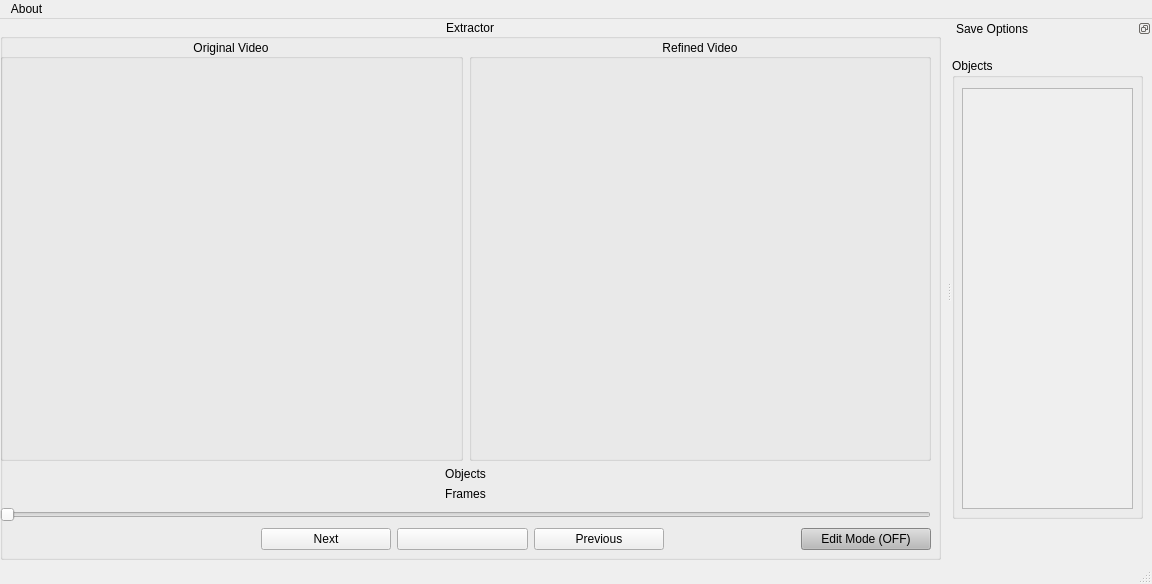
<?xml version="1.0" encoding="UTF-8"?>
<ui version="4.0">
 <class>MainWindow</class>
 <widget class="QMainWindow" name="MainWindow">
  <property name="geometry">
   <rect>
    <x>0</x>
    <y>0</y>
    <width>1152</width>
    <height>584</height>
   </rect>
  </property>
  <property name="windowTitle">
   <string>MainWindow</string>
  </property>
  <widget class="QWidget" name="centralwidget">
   <widget class="QWidget" name="horizontalLayoutWidget">
    <property name="geometry">
     <rect>
      <x>0</x>
      <y>0</y>
      <width>941</width>
      <height>541</height>
     </rect>
    </property>
    <layout class="QHBoxLayout" name="horizontalLayout">
     <item>
      <widget class="QGroupBox" name="extractor_box">
       <property name="title">
        <string>Extractor</string>
       </property>
       <property name="alignment">
        <set>Qt::AlignCenter</set>
       </property>
       <widget class="QWidget" name="verticalLayoutWidget">
        <property name="geometry">
         <rect>
          <x>0</x>
          <y>20</y>
          <width>931</width>
          <height>511</height>
         </rect>
        </property>
        <layout class="QVBoxLayout" name="verticalLayout" stretch="7,0,0,2,2">
         <item>
          <layout class="QHBoxLayout" name="horizontalLayout_3">
           <item>
            <widget class="QGroupBox" name="original_box">
             <property name="title">
              <string>Original Video</string>
             </property>
             <property name="alignment">
              <set>Qt::AlignCenter</set>
             </property>
            </widget>
           </item>
           <item>
            <widget class="QGroupBox" name="refined_box">
             <property name="title">
              <string>Refined Video</string>
             </property>
             <property name="alignment">
              <set>Qt::AlignCenter</set>
             </property>
            </widget>
           </item>
          </layout>
         </item>
         <item>
          <widget class="QLabel" name="objects_label">
           <property name="text">
            <string>Objects</string>
           </property>
           <property name="alignment">
            <set>Qt::AlignCenter</set>
           </property>
          </widget>
         </item>
         <item>
          <widget class="QLabel" name="frames_label">
           <property name="text">
            <string>Frames</string>
           </property>
           <property name="alignment">
            <set>Qt::AlignCenter</set>
           </property>
          </widget>
         </item>
         <item>
          <widget class="QSlider" name="slider">
           <property name="focusPolicy">
            <enum>Qt::NoFocus</enum>
           </property>
           <property name="orientation">
            <enum>Qt::Horizontal</enum>
           </property>
          </widget>
         </item>
         <item>
          <layout class="QHBoxLayout" name="horizontalLayout_2" stretch="2,1,1,1,1,1">
           <item>
            <spacer name="horizontalSpacer">
             <property name="orientation">
              <enum>Qt::Horizontal</enum>
             </property>
             <property name="sizeHint" stdset="0">
              <size>
               <width>20</width>
               <height>10</height>
              </size>
             </property>
            </spacer>
           </item>
           <item>
            <widget class="QPushButton" name="next_bnt">
             <property name="focusPolicy">
              <enum>Qt::NoFocus</enum>
             </property>
             <property name="text">
              <string>Next</string>
             </property>
            </widget>
           </item>
           <item>
            <widget class="QPushButton" name="play_bnt">
             <property name="focusPolicy">
              <enum>Qt::NoFocus</enum>
             </property>
             <property name="text">
              <string/>
             </property>
            </widget>
           </item>
           <item>
            <widget class="QPushButton" name="previous_bnt">
             <property name="focusPolicy">
              <enum>Qt::NoFocus</enum>
             </property>
             <property name="text">
              <string>Previous</string>
             </property>
            </widget>
           </item>
           <item>
            <spacer name="horizontalSpacer_2">
             <property name="orientation">
              <enum>Qt::Horizontal</enum>
             </property>
             <property name="sizeHint" stdset="0">
              <size>
               <width>30</width>
               <height>10</height>
              </size>
             </property>
            </spacer>
           </item>
           <item>
            <widget class="QPushButton" name="edit_mode_bnt">
             <property name="palette">
              <palette>
               <active>
                <colorrole role="WindowText">
                 <brush brushstyle="SolidPattern">
                  <color alpha="255">
                   <red>0</red>
                   <green>0</green>
                   <blue>0</blue>
                  </color>
                 </brush>
                </colorrole>
                <colorrole role="Button">
                 <brush brushstyle="SolidPattern">
                  <color alpha="255">
                   <red>186</red>
                   <green>186</green>
                   <blue>186</blue>
                  </color>
                 </brush>
                </colorrole>
                <colorrole role="Light">
                 <brush brushstyle="SolidPattern">
                  <color alpha="255">
                   <red>255</red>
                   <green>255</green>
                   <blue>255</blue>
                  </color>
                 </brush>
                </colorrole>
                <colorrole role="Midlight">
                 <brush brushstyle="SolidPattern">
                  <color alpha="255">
                   <red>220</red>
                   <green>220</green>
                   <blue>220</blue>
                  </color>
                 </brush>
                </colorrole>
                <colorrole role="Dark">
                 <brush brushstyle="SolidPattern">
                  <color alpha="255">
                   <red>93</red>
                   <green>93</green>
                   <blue>93</blue>
                  </color>
                 </brush>
                </colorrole>
                <colorrole role="Mid">
                 <brush brushstyle="SolidPattern">
                  <color alpha="255">
                   <red>124</red>
                   <green>124</green>
                   <blue>124</blue>
                  </color>
                 </brush>
                </colorrole>
                <colorrole role="Text">
                 <brush brushstyle="SolidPattern">
                  <color alpha="255">
                   <red>0</red>
                   <green>0</green>
                   <blue>0</blue>
                  </color>
                 </brush>
                </colorrole>
                <colorrole role="BrightText">
                 <brush brushstyle="SolidPattern">
                  <color alpha="255">
                   <red>255</red>
                   <green>255</green>
                   <blue>255</blue>
                  </color>
                 </brush>
                </colorrole>
                <colorrole role="ButtonText">
                 <brush brushstyle="SolidPattern">
                  <color alpha="255">
                   <red>0</red>
                   <green>0</green>
                   <blue>0</blue>
                  </color>
                 </brush>
                </colorrole>
                <colorrole role="Base">
                 <brush brushstyle="SolidPattern">
                  <color alpha="255">
                   <red>255</red>
                   <green>255</green>
                   <blue>255</blue>
                  </color>
                 </brush>
                </colorrole>
                <colorrole role="Window">
                 <brush brushstyle="SolidPattern">
                  <color alpha="255">
                   <red>186</red>
                   <green>186</green>
                   <blue>186</blue>
                  </color>
                 </brush>
                </colorrole>
                <colorrole role="Shadow">
                 <brush brushstyle="SolidPattern">
                  <color alpha="255">
                   <red>0</red>
                   <green>0</green>
                   <blue>0</blue>
                  </color>
                 </brush>
                </colorrole>
                <colorrole role="AlternateBase">
                 <brush brushstyle="SolidPattern">
                  <color alpha="255">
                   <red>220</red>
                   <green>220</green>
                   <blue>220</blue>
                  </color>
                 </brush>
                </colorrole>
                <colorrole role="ToolTipBase">
                 <brush brushstyle="SolidPattern">
                  <color alpha="255">
                   <red>255</red>
                   <green>255</green>
                   <blue>220</blue>
                  </color>
                 </brush>
                </colorrole>
                <colorrole role="ToolTipText">
                 <brush brushstyle="SolidPattern">
                  <color alpha="255">
                   <red>0</red>
                   <green>0</green>
                   <blue>0</blue>
                  </color>
                 </brush>
                </colorrole>
               </active>
               <inactive>
                <colorrole role="WindowText">
                 <brush brushstyle="SolidPattern">
                  <color alpha="255">
                   <red>0</red>
                   <green>0</green>
                   <blue>0</blue>
                  </color>
                 </brush>
                </colorrole>
                <colorrole role="Button">
                 <brush brushstyle="SolidPattern">
                  <color alpha="255">
                   <red>186</red>
                   <green>186</green>
                   <blue>186</blue>
                  </color>
                 </brush>
                </colorrole>
                <colorrole role="Light">
                 <brush brushstyle="SolidPattern">
                  <color alpha="255">
                   <red>255</red>
                   <green>255</green>
                   <blue>255</blue>
                  </color>
                 </brush>
                </colorrole>
                <colorrole role="Midlight">
                 <brush brushstyle="SolidPattern">
                  <color alpha="255">
                   <red>220</red>
                   <green>220</green>
                   <blue>220</blue>
                  </color>
                 </brush>
                </colorrole>
                <colorrole role="Dark">
                 <brush brushstyle="SolidPattern">
                  <color alpha="255">
                   <red>93</red>
                   <green>93</green>
                   <blue>93</blue>
                  </color>
                 </brush>
                </colorrole>
                <colorrole role="Mid">
                 <brush brushstyle="SolidPattern">
                  <color alpha="255">
                   <red>124</red>
                   <green>124</green>
                   <blue>124</blue>
                  </color>
                 </brush>
                </colorrole>
                <colorrole role="Text">
                 <brush brushstyle="SolidPattern">
                  <color alpha="255">
                   <red>0</red>
                   <green>0</green>
                   <blue>0</blue>
                  </color>
                 </brush>
                </colorrole>
                <colorrole role="BrightText">
                 <brush brushstyle="SolidPattern">
                  <color alpha="255">
                   <red>255</red>
                   <green>255</green>
                   <blue>255</blue>
                  </color>
                 </brush>
                </colorrole>
                <colorrole role="ButtonText">
                 <brush brushstyle="SolidPattern">
                  <color alpha="255">
                   <red>0</red>
                   <green>0</green>
                   <blue>0</blue>
                  </color>
                 </brush>
                </colorrole>
                <colorrole role="Base">
                 <brush brushstyle="SolidPattern">
                  <color alpha="255">
                   <red>255</red>
                   <green>255</green>
                   <blue>255</blue>
                  </color>
                 </brush>
                </colorrole>
                <colorrole role="Window">
                 <brush brushstyle="SolidPattern">
                  <color alpha="255">
                   <red>186</red>
                   <green>186</green>
                   <blue>186</blue>
                  </color>
                 </brush>
                </colorrole>
                <colorrole role="Shadow">
                 <brush brushstyle="SolidPattern">
                  <color alpha="255">
                   <red>0</red>
                   <green>0</green>
                   <blue>0</blue>
                  </color>
                 </brush>
                </colorrole>
                <colorrole role="AlternateBase">
                 <brush brushstyle="SolidPattern">
                  <color alpha="255">
                   <red>220</red>
                   <green>220</green>
                   <blue>220</blue>
                  </color>
                 </brush>
                </colorrole>
                <colorrole role="ToolTipBase">
                 <brush brushstyle="SolidPattern">
                  <color alpha="255">
                   <red>255</red>
                   <green>255</green>
                   <blue>220</blue>
                  </color>
                 </brush>
                </colorrole>
                <colorrole role="ToolTipText">
                 <brush brushstyle="SolidPattern">
                  <color alpha="255">
                   <red>0</red>
                   <green>0</green>
                   <blue>0</blue>
                  </color>
                 </brush>
                </colorrole>
               </inactive>
               <disabled>
                <colorrole role="WindowText">
                 <brush brushstyle="SolidPattern">
                  <color alpha="255">
                   <red>93</red>
                   <green>93</green>
                   <blue>93</blue>
                  </color>
                 </brush>
                </colorrole>
                <colorrole role="Button">
                 <brush brushstyle="SolidPattern">
                  <color alpha="255">
                   <red>186</red>
                   <green>186</green>
                   <blue>186</blue>
                  </color>
                 </brush>
                </colorrole>
                <colorrole role="Light">
                 <brush brushstyle="SolidPattern">
                  <color alpha="255">
                   <red>255</red>
                   <green>255</green>
                   <blue>255</blue>
                  </color>
                 </brush>
                </colorrole>
                <colorrole role="Midlight">
                 <brush brushstyle="SolidPattern">
                  <color alpha="255">
                   <red>220</red>
                   <green>220</green>
                   <blue>220</blue>
                  </color>
                 </brush>
                </colorrole>
                <colorrole role="Dark">
                 <brush brushstyle="SolidPattern">
                  <color alpha="255">
                   <red>93</red>
                   <green>93</green>
                   <blue>93</blue>
                  </color>
                 </brush>
                </colorrole>
                <colorrole role="Mid">
                 <brush brushstyle="SolidPattern">
                  <color alpha="255">
                   <red>124</red>
                   <green>124</green>
                   <blue>124</blue>
                  </color>
                 </brush>
                </colorrole>
                <colorrole role="Text">
                 <brush brushstyle="SolidPattern">
                  <color alpha="255">
                   <red>93</red>
                   <green>93</green>
                   <blue>93</blue>
                  </color>
                 </brush>
                </colorrole>
                <colorrole role="BrightText">
                 <brush brushstyle="SolidPattern">
                  <color alpha="255">
                   <red>255</red>
                   <green>255</green>
                   <blue>255</blue>
                  </color>
                 </brush>
                </colorrole>
                <colorrole role="ButtonText">
                 <brush brushstyle="SolidPattern">
                  <color alpha="255">
                   <red>93</red>
                   <green>93</green>
                   <blue>93</blue>
                  </color>
                 </brush>
                </colorrole>
                <colorrole role="Base">
                 <brush brushstyle="SolidPattern">
                  <color alpha="255">
                   <red>186</red>
                   <green>186</green>
                   <blue>186</blue>
                  </color>
                 </brush>
                </colorrole>
                <colorrole role="Window">
                 <brush brushstyle="SolidPattern">
                  <color alpha="255">
                   <red>186</red>
                   <green>186</green>
                   <blue>186</blue>
                  </color>
                 </brush>
                </colorrole>
                <colorrole role="Shadow">
                 <brush brushstyle="SolidPattern">
                  <color alpha="255">
                   <red>0</red>
                   <green>0</green>
                   <blue>0</blue>
                  </color>
                 </brush>
                </colorrole>
                <colorrole role="AlternateBase">
                 <brush brushstyle="SolidPattern">
                  <color alpha="255">
                   <red>186</red>
                   <green>186</green>
                   <blue>186</blue>
                  </color>
                 </brush>
                </colorrole>
                <colorrole role="ToolTipBase">
                 <brush brushstyle="SolidPattern">
                  <color alpha="255">
                   <red>255</red>
                   <green>255</green>
                   <blue>220</blue>
                  </color>
                 </brush>
                </colorrole>
                <colorrole role="ToolTipText">
                 <brush brushstyle="SolidPattern">
                  <color alpha="255">
                   <red>0</red>
                   <green>0</green>
                   <blue>0</blue>
                  </color>
                 </brush>
                </colorrole>
               </disabled>
              </palette>
             </property>
             <property name="text">
              <string>Edit Mode (OFF)</string>
             </property>
            </widget>
           </item>
          </layout>
         </item>
        </layout>
       </widget>
      </widget>
     </item>
    </layout>
   </widget>
  </widget>
  <widget class="QMenuBar" name="menubar">
   <property name="geometry">
    <rect>
     <x>0</x>
     <y>0</y>
     <width>1152</width>
     <height>22</height>
    </rect>
   </property>
   <widget class="QMenu" name="menuAbout">
    <property name="title">
     <string>About</string>
    </property>
   </widget>
   <addaction name="menuAbout"/>
  </widget>
  <widget class="QStatusBar" name="statusbar"/>
  <widget class="QDockWidget" name="dockWidget_2">
   <property name="minimumSize">
    <size>
     <width>200</width>
     <height>400</height>
    </size>
   </property>
   <property name="features">
    <set>QDockWidget::DockWidgetFloatable|QDockWidget::DockWidgetMovable</set>
   </property>
   <property name="windowTitle">
    <string>Save Options</string>
   </property>
   <attribute name="dockWidgetArea">
    <number>2</number>
   </attribute>
   <widget class="QWidget" name="dockWidgetContents_2">
    <widget class="QGroupBox" name="groupBox_4">
     <property name="geometry">
      <rect>
       <x>0</x>
       <y>20</y>
       <width>191</width>
       <height>461</height>
      </rect>
     </property>
     <property name="title">
      <string>Objects</string>
     </property>
     <widget class="QScrollArea" name="scroll_area">
      <property name="geometry">
       <rect>
        <x>10</x>
        <y>30</y>
        <width>171</width>
        <height>421</height>
       </rect>
      </property>
      <property name="widgetResizable">
       <bool>true</bool>
      </property>
      <widget class="QWidget" name="scrollAreaWidgetContents">
       <property name="geometry">
        <rect>
         <x>0</x>
         <y>0</y>
         <width>169</width>
         <height>419</height>
        </rect>
       </property>
      </widget>
     </widget>
    </widget>
   </widget>
  </widget>
 </widget>
 <resources/>
 <connections/>
</ui>
